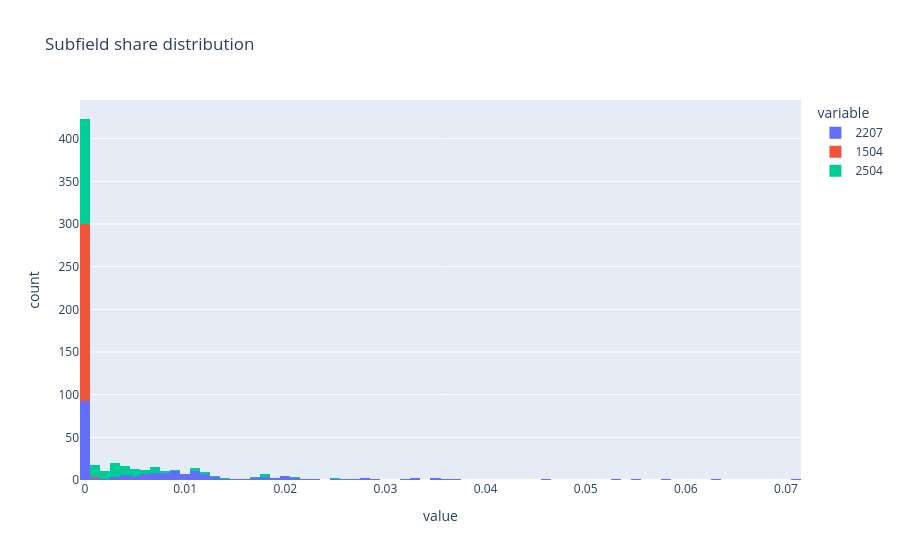

The code cell stored with this chart in its notebook:
### Code cell
px.histogram(df_country_subfield_norm[["2207", "1504", "2504"]], nbins=100, title="Subfield share distribution")

### Figure 1 — Plotly figure (JSON) as saved in the notebook; plotly's stock layout.template omitted (floating-point values rounded to 4 significant figures; data arrays with more than 128 entries replaced by an {"elided": "..."} marker saying what was removed)
{"data": [{"bingroup": "x", "hovertemplate": "variable=2207<br>value=%{x}<br>count=%{y}<extra></extra>", "legendgroup": "2207", "marker": {"color": "#636efa", "pattern": {"shape": ""}}, "name": "2207", "nbinsx": 100, "orientation": "v", "showlegend": true, "x": {"elided": "210 float values"}, "xaxis": "x", "yaxis": "y", "type": "histogram"}, {"bingroup": "x", "hovertemplate": "variable=1504<br>value=%{x}<br>count=%{y}<extra></extra>", "legendgroup": "1504", "marker": {"color": "#EF553B", "pattern": {"shape": ""}}, "name": "1504", "nbinsx": 100, "orientation": "v", "showlegend": true, "x": {"elided": "210 float values"}, "xaxis": "x", "yaxis": "y", "type": "histogram"}, {"bingroup": "x", "hovertemplate": "variable=2504<br>value=%{x}<br>count=%{y}<extra></extra>", "legendgroup": "2504", "marker": {"color": "#00cc96", "pattern": {"shape": ""}}, "name": "2504", "nbinsx": 100, "orientation": "v", "showlegend": true, "x": {"elided": "210 float values"}, "xaxis": "x", "yaxis": "y", "type": "histogram"}], "layout": {"xaxis": {"anchor": "y", "domain": [0.0, 1.0], "title": {"text": "value"}}, "yaxis": {"anchor": "x", "domain": [0.0, 1.0], "title": {"text": "count"}}, "legend": {"title": {"text": "variable"}, "tracegroupgap": 0}, "title": {"text": "Subfield share distribution"}, "barmode": "relative"}}
